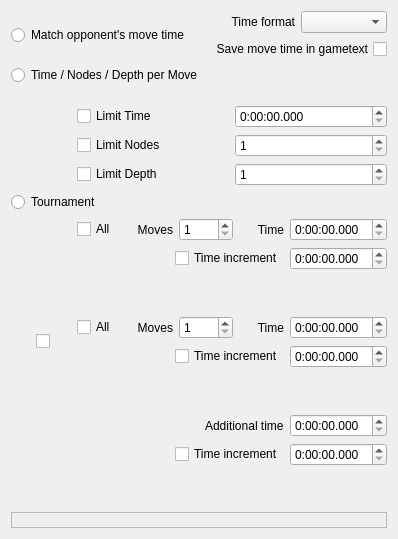
     <widget class="QWidget" name="tabTimeControl">
      <attribute name="title">
       <string>Game</string>
      </attribute>
      <layout class="QVBoxLayout" name="verticalLayout_10">
       <item>
        <layout class="QHBoxLayout" name="horizontalLayout_21">
         <item>
          <layout class="QVBoxLayout" name="verticalLayout_8">
           <item>
            <widget class="QRadioButton" name="cbMatchTime">
             <property name="enabled">
              <bool>true</bool>
             </property>
             <property name="text">
              <string>Match opponent's move time</string>
             </property>
            </widget>
           </item>
           <item>
            <widget class="QRadioButton" name="cbLimit">
             <property name="text">
              <string>Time / Nodes / Depth per Move</string>
             </property>
            </widget>
           </item>
          </layout>
         </item>
         <item>
          <layout class="QVBoxLayout" name="verticalLayout_9">
           <item>
            <layout class="QHBoxLayout" name="horizontalLayout_22">
             <item>
              <widget class="QLabel" name="label_21">
               <property name="layoutDirection">
                <enum>Qt::LeftToRight</enum>
               </property>
               <property name="text">
                <string>Time format</string>
               </property>
               <property name="alignment">
                <set>Qt::AlignRight|Qt::AlignTrailing|Qt::AlignVCenter</set>
               </property>
              </widget>
             </item>
             <item>
              <widget class="QComboBox" name="comboTimeFormat"/>
             </item>
            </layout>
           </item>
           <item>
            <widget class="QCheckBox" name="cbSaveMoveTime">
             <property name="layoutDirection">
              <enum>Qt::RightToLeft</enum>
             </property>
             <property name="text">
              <string>Save move time in gametext</string>
             </property>
            </widget>
           </item>
           <item>
            <spacer name="verticalSpacer_5">
             <property name="orientation">
              <enum>Qt::Vertical</enum>
             </property>
             <property name="sizeHint" stdset="0">
              <size>
               <width>20</width>
               <height>40</height>
              </size>
             </property>
            </spacer>
           </item>
          </layout>
         </item>
        </layout>
       </item>
       <item>
        <layout class="QHBoxLayout" name="horizontalLayout_9">
         <property name="spacing">
          <number>6</number>
         </property>
         <item>
          <widget class="QWidget" name="spacer" native="true">
           <property name="minimumSize">
            <size>
             <width>60</width>
             <height>30</height>
            </size>
           </property>
           <property name="maximumSize">
            <size>
             <width>60</width>
             <height>16777215</height>
            </size>
           </property>
          </widget>
         </item>
         <item>
          <layout class="QVBoxLayout" name="verticalLayout_3">
           <item>
            <layout class="QHBoxLayout" name="horizontalLayout_8">
             <property name="spacing">
              <number>6</number>
             </property>
             <item>
              <widget class="QCheckBox" name="cbLimitTime">
               <property name="text">
                <string>Limit Time</string>
               </property>
              </widget>
             </item>
             <item>
              <widget class="QTimeEdit" name="limitTime">
               <property name="currentSection">
                <enum>QDateTimeEdit::HourSection</enum>
               </property>
               <property name="displayFormat">
                <string>h:mm:ss.zzz</string>
               </property>
               <property name="time">
                <time>
                 <hour>0</hour>
                 <minute>0</minute>
                 <second>0</second>
                </time>
               </property>
              </widget>
             </item>
            </layout>
           </item>
           <item>
            <layout class="QHBoxLayout" name="horizontalLayout_10">
             <item>
              <widget class="QCheckBox" name="cbLimitNodes">
               <property name="text">
                <string>Limit Nodes</string>
               </property>
              </widget>
             </item>
             <item>
              <widget class="QSpinBox" name="limitNodes">
               <property name="minimum">
                <number>1</number>
               </property>
               <property name="maximum">
                <number>1000000000</number>
               </property>
              </widget>
             </item>
            </layout>
           </item>
           <item>
            <layout class="QHBoxLayout" name="horizontalLayout_11">
             <item>
              <widget class="QCheckBox" name="cbLimitDepth">
               <property name="text">
                <string>Limit Depth</string>
               </property>
              </widget>
             </item>
             <item>
              <widget class="QSpinBox" name="limitDepth">
               <property name="minimum">
                <number>1</number>
               </property>
               <property name="maximum">
                <number>100</number>
               </property>
              </widget>
             </item>
            </layout>
           </item>
          </layout>
         </item>
        </layout>
       </item>
       <item>
        <widget class="QRadioButton" name="cbTournament">
         <property name="text">
          <string>Tournament</string>
         </property>
        </widget>
       </item>
       <item>
        <layout class="QHBoxLayout" name="horizontalLayout_12">
         <item>
          <widget class="QWidget" name="spacer_2" native="true">
           <property name="minimumSize">
            <size>
             <width>60</width>
             <height>30</height>
            </size>
           </property>
           <property name="maximumSize">
            <size>
             <width>60</width>
             <height>16777215</height>
            </size>
           </property>
          </widget>
         </item>
         <item>
          <layout class="QVBoxLayout" name="verticalLayout_4">
           <item>
            <layout class="QHBoxLayout" name="horizontalLayout_13">
             <item>
              <widget class="QCheckBox" name="cbAllMoves1">
               <property name="text">
                <string>All</string>
               </property>
              </widget>
             </item>
             <item>
              <widget class="QLabel" name="label_15">
               <property name="sizePolicy">
                <sizepolicy hsizetype="Preferred" vsizetype="Preferred">
                 <horstretch>0</horstretch>
                 <verstretch>0</verstretch>
                </sizepolicy>
               </property>
               <property name="text">
                <string>Moves</string>
               </property>
               <property name="alignment">
                <set>Qt::AlignRight|Qt::AlignTrailing|Qt::AlignVCenter</set>
               </property>
              </widget>
             </item>
             <item>
              <widget class="QSpinBox" name="moves1">
               <property name="minimum">
                <number>1</number>
               </property>
               <property name="maximum">
                <number>1000</number>
               </property>
              </widget>
             </item>
             <item>
              <widget class="QLabel" name="label_14">
               <property name="text">
                <string>Time</string>
               </property>
               <property name="alignment">
                <set>Qt::AlignRight|Qt::AlignTrailing|Qt::AlignVCenter</set>
               </property>
              </widget>
             </item>
             <item>
              <widget class="QTimeEdit" name="time1">
               <property name="currentSection">
                <enum>QDateTimeEdit::HourSection</enum>
               </property>
               <property name="displayFormat">
                <string>h:mm:ss.zzz</string>
               </property>
               <property name="time">
                <time>
                 <hour>0</hour>
                 <minute>0</minute>
                 <second>0</second>
                </time>
               </property>
              </widget>
             </item>
            </layout>
           </item>
           <item>
            <layout class="QHBoxLayout" name="horizontalLayout_15">
             <item>
              <spacer name="horizontalSpacer_2">
               <property name="orientation">
                <enum>Qt::Horizontal</enum>
               </property>
               <property name="sizeHint" stdset="0">
                <size>
                 <width>40</width>
                 <height>20</height>
                </size>
               </property>
              </spacer>
             </item>
             <item>
              <widget class="QCheckBox" name="cbTimeInc1">
               <property name="text">
                <string>Time increment</string>
               </property>
              </widget>
             </item>
             <item>
              <widget class="QTimeEdit" name="timeInc1">
               <property name="currentSection">
                <enum>QDateTimeEdit::HourSection</enum>
               </property>
               <property name="displayFormat">
                <string>h:mm:ss.zzz</string>
               </property>
               <property name="time">
                <time>
                 <hour>0</hour>
                 <minute>0</minute>
                 <second>0</second>
                </time>
               </property>
              </widget>
             </item>
            </layout>
           </item>
          </layout>
         </item>
        </layout>
       </item>
       <item>
        <spacer name="verticalSpacer_4">
         <property name="orientation">
          <enum>Qt::Vertical</enum>
         </property>
         <property name="sizeHint" stdset="0">
          <size>
           <width>20</width>
           <height>40</height>
          </size>
         </property>
        </spacer>
       </item>
       <item>
        <layout class="QHBoxLayout" name="horizontalLayout_14">
         <item>
          <widget class="QWidget" name="spacer_4" native="true">
           <property name="minimumSize">
            <size>
             <width>19</width>
             <height>30</height>
            </size>
           </property>
           <property name="maximumSize">
            <size>
             <width>19</width>
             <height>16777215</height>
            </size>
           </property>
          </widget>
         </item>
         <item>
          <widget class="QCheckBox" name="cbTime2">
           <property name="sizePolicy">
            <sizepolicy hsizetype="Fixed" vsizetype="Fixed">
             <horstretch>0</horstretch>
             <verstretch>0</verstretch>
            </sizepolicy>
           </property>
           <property name="text">
            <string/>
           </property>
          </widget>
         </item>
         <item>
          <widget class="QWidget" name="spacer_3" native="true">
           <property name="minimumSize">
            <size>
             <width>15</width>
             <height>30</height>
            </size>
           </property>
           <property name="maximumSize">
            <size>
             <width>15</width>
             <height>16777215</height>
            </size>
           </property>
          </widget>
         </item>
         <item>
          <layout class="QVBoxLayout" name="verticalLayout_5">
           <item>
            <layout class="QHBoxLayout" name="horizontalLayout_16">
             <item>
              <widget class="QCheckBox" name="cbAllMoves2">
               <property name="text">
                <string>All</string>
               </property>
              </widget>
             </item>
             <item>
              <widget class="QLabel" name="label_16">
               <property name="text">
                <string>Moves</string>
               </property>
               <property name="alignment">
                <set>Qt::AlignRight|Qt::AlignTrailing|Qt::AlignVCenter</set>
               </property>
              </widget>
             </item>
             <item>
              <widget class="QSpinBox" name="moves2">
               <property name="minimum">
                <number>1</number>
               </property>
               <property name="maximum">
                <number>1000</number>
               </property>
              </widget>
             </item>
             <item>
              <widget class="QLabel" name="label_18">
               <property name="text">
                <string>Time</string>
               </property>
               <property name="alignment">
                <set>Qt::AlignRight|Qt::AlignTrailing|Qt::AlignVCenter</set>
               </property>
              </widget>
             </item>
             <item>
              <widget class="QTimeEdit" name="time2">
               <property name="currentSection">
                <enum>QDateTimeEdit::HourSection</enum>
               </property>
               <property name="displayFormat">
                <string>h:mm:ss.zzz</string>
               </property>
               <property name="time">
                <time>
                 <hour>0</hour>
                 <minute>0</minute>
                 <second>0</second>
                </time>
               </property>
              </widget>
             </item>
            </layout>
           </item>
           <item>
            <layout class="QHBoxLayout" name="horizontalLayout_17">
             <item>
              <spacer name="horizontalSpacer_3">
               <property name="orientation">
                <enum>Qt::Horizontal</enum>
               </property>
               <property name="sizeHint" stdset="0">
                <size>
                 <width>40</width>
                 <height>20</height>
                </size>
               </property>
              </spacer>
             </item>
             <item>
              <widget class="QCheckBox" name="cbTimeInc2">
               <property name="text">
                <string>Time increment</string>
               </property>
              </widget>
             </item>
             <item>
              <widget class="QTimeEdit" name="timeInc2">
               <property name="currentSection">
                <enum>QDateTimeEdit::HourSection</enum>
               </property>
               <property name="displayFormat">
                <string>h:mm:ss.zzz</string>
               </property>
               <property name="time">
                <time>
                 <hour>0</hour>
                 <minute>0</minute>
                 <second>0</second>
                </time>
               </property>
              </widget>
             </item>
            </layout>
           </item>
          </layout>
         </item>
        </layout>
       </item>
       <item>
        <spacer name="verticalSpacer_3">
         <property name="orientation">
          <enum>Qt::Vertical</enum>
         </property>
         <property name="sizeHint" stdset="0">
          <size>
           <width>20</width>
           <height>40</height>
          </size>
         </property>
        </spacer>
       </item>
       <item>
        <layout class="QHBoxLayout" name="horizontalLayout_18">
         <item>
          <widget class="QWidget" name="spacer_5" native="true">
           <property name="minimumSize">
            <size>
             <width>59</width>
             <height>30</height>
            </size>
           </property>
           <property name="maximumSize">
            <size>
             <width>60</width>
             <height>16777215</height>
            </size>
           </property>
          </widget>
         </item>
         <item>
          <layout class="QVBoxLayout" name="verticalLayout_6">
           <item>
            <layout class="QHBoxLayout" name="horizontalLayout_19">
             <item>
              <spacer name="horizontalSpacer_5">
               <property name="orientation">
                <enum>Qt::Horizontal</enum>
               </property>
               <property name="sizeHint" stdset="0">
                <size>
                 <width>40</width>
                 <height>20</height>
                </size>
               </property>
              </spacer>
             </item>
             <item>
              <widget class="QLabel" name="label_20">
               <property name="text">
                <string>Additional time</string>
               </property>
              </widget>
             </item>
             <item>
              <widget class="QTimeEdit" name="time3">
               <property name="currentSection">
                <enum>QDateTimeEdit::HourSection</enum>
               </property>
               <property name="displayFormat">
                <string>h:mm:ss.zzz</string>
               </property>
               <property name="time">
                <time>
                 <hour>0</hour>
                 <minute>0</minute>
                 <second>0</second>
                </time>
               </property>
              </widget>
             </item>
            </layout>
           </item>
           <item>
            <layout class="QHBoxLayout" name="horizontalLayout_20">
             <item>
              <spacer name="horizontalSpacer_4">
               <property name="orientation">
                <enum>Qt::Horizontal</enum>
               </property>
               <property name="sizeHint" stdset="0">
                <size>
                 <width>40</width>
                 <height>20</height>
                </size>
               </property>
              </spacer>
             </item>
             <item>
              <widget class="QCheckBox" name="cbTimeInc3">
               <property name="text">
                <string>Time increment</string>
               </property>
              </widget>
             </item>
             <item>
              <widget class="QTimeEdit" name="timeInc3">
               <property name="currentSection">
                <enum>QDateTimeEdit::HourSection</enum>
               </property>
               <property name="displayFormat">
                <string>h:mm:ss.zzz</string>
               </property>
               <property name="time">
                <time>
                 <hour>0</hour>
                 <minute>0</minute>
                 <second>0</second>
                </time>
               </property>
              </widget>
             </item>
            </layout>
           </item>
          </layout>
         </item>
        </layout>
       </item>
       <item>
        <spacer name="verticalSpacer_2">
         <property name="orientation">
          <enum>Qt::Vertical</enum>
         </property>
         <property name="sizeHint" stdset="0">
          <size>
           <width>20</width>
           <height>40</height>
          </size>
         </property>
        </spacer>
       </item>
       <item>
        <widget class="QLabel" name="labelTC">
         <property name="maximumSize">
          <size>
           <width>520</width>
           <height>16777215</height>
          </size>
         </property>
         <property name="frameShape">
          <enum>QFrame::StyledPanel</enum>
         </property>
         <property name="frameShadow">
          <enum>QFrame::Plain</enum>
         </property>
         <property name="text">
          <string/>
         </property>
         <property name="wordWrap">
          <bool>true</bool>
         </property>
         <property name="textInteractionFlags">
          <set>Qt::NoTextInteraction</set>
         </property>
        </widget>
       </item>
      </layout>
     </widget>
